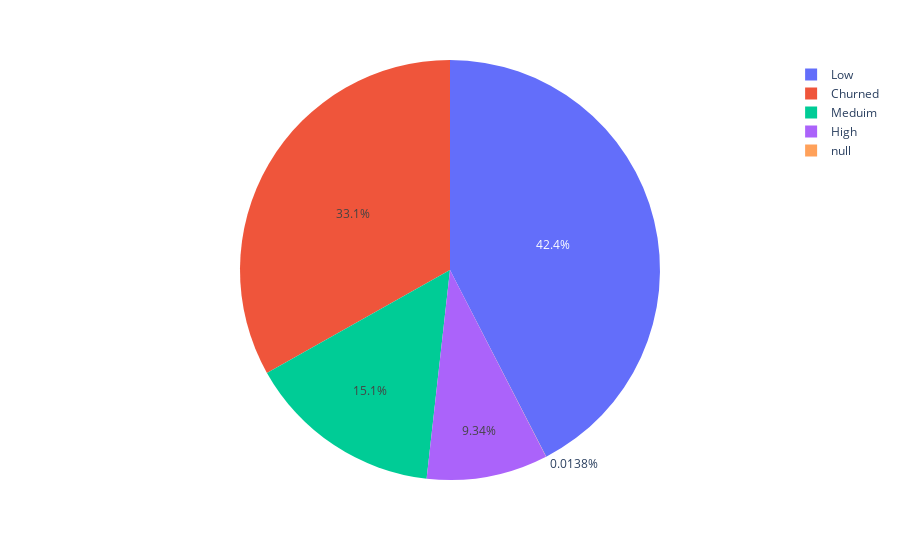

The cell this chart's notebook holds for it:
### Code cell
fig = px.pie(df, names='CHURN_RISK_GROUP')
fig.show()

### Figure 1 — Plotly figure (JSON) as saved in the notebook; plotly's stock layout.template omitted (floating-point values rounded to 4 significant figures; data arrays with more than 128 entries replaced by an {"elided": "..."} marker saying what was removed)
{"data": [{"domain": {"x": [0, 1], "y": [0, 1]}, "hovertemplate": "CHURN_RISK_GROUP=%{label}<extra></extra>", "labels": {"elided": "7258 str values"}, "legendgroup": "", "name": "", "showlegend": true, "type": "pie"}], "layout": {"legend": {"tracegroupgap": 0}, "margin": {"t": 60}}}
